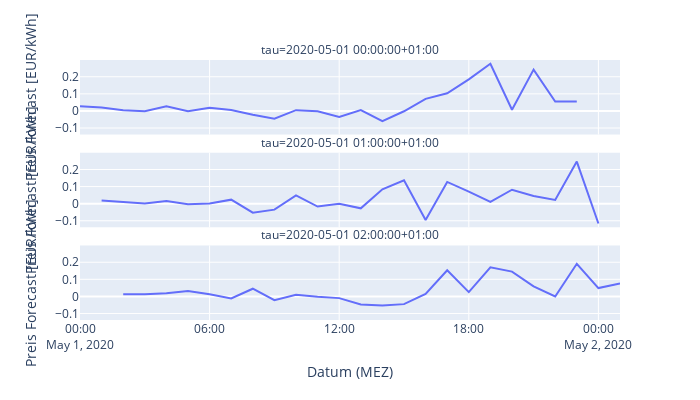

The code cell stored with this chart in its notebook:
### Code cell
import plotly.express as px

px.line(data_frame=tmp, x="Datum (MEZ)", y="Preis Forecast [EUR/kWh]", facet_col="tau", facet_col_wrap=1, width=700, height=400)

### Figure 1 — Plotly figure (JSON) as saved in the notebook; plotly's stock layout.template omitted (floating-point values rounded to 4 significant figures)
{"data": [{"hovertemplate": "tau=2020-05-01 00:00:00+01:00<br>Datum (MEZ)=%{x}<br>Preis Forecast [EUR/kWh]=%{y}<extra></extra>", "legendgroup": "", "line": {"color": "#636efa", "dash": "solid"}, "marker": {"symbol": "circle"}, "mode": "lines", "name": "", "orientation": "v", "showlegend": false, "type": "scatter", "x": ["2020-05-01T00:00:00+01:00", "2020-05-01T01:00:00+01:00", "2020-05-01T02:00:00+01:00", "2020-05-01T03:00:00+01:00", "2020-05-01T04:00:00+01:00", "2020-05-01T05:00:00+01:00", "2020-05-01T06:00:00+01:00", "2020-05-01T07:00:00+01:00", "2020-05-01T08:00:00+01:00", "2020-05-01T09:00:00+01:00", "2020-05-01T10:00:00+01:00", "2020-05-01T11:00:00+01:00", "2020-05-01T12:00:00+01:00", "2020-05-01T13:00:00+01:00", "2020-05-01T14:00:00+01:00", "2020-05-01T15:00:00+01:00", "2020-05-01T16:00:00+01:00", "2020-05-01T17:00:00+01:00", "2020-05-01T18:00:00+01:00", "2020-05-01T19:00:00+01:00", "2020-05-01T20:00:00+01:00", "2020-05-01T21:00:00+01:00", "2020-05-01T22:00:00+01:00", "2020-05-01T23:00:00+01:00"], "xaxis": "x3", "y": [0.02675, 0.02082, 0.004483, -0.001073, 0.02762, -0.001484, 0.01822, 0.004905, -0.0224, -0.04523, 0.004644, -0.002169, -0.03488, 0.005519, -0.05965, -0.001991, 0.07087, 0.1032, 0.1852, 0.2763, 0.007243, 0.2417, 0.05495, 0.05561], "yaxis": "y3"}, {"hovertemplate": "tau=2020-05-01 01:00:00+01:00<br>Datum (MEZ)=%{x}<br>Preis Forecast [EUR/kWh]=%{y}<extra></extra>", "legendgroup": "", "line": {"color": "#636efa", "dash": "solid"}, "marker": {"symbol": "circle"}, "mode": "lines", "name": "", "orientation": "v", "showlegend": false, "type": "scatter", "x": ["2020-05-01T01:00:00+01:00", "2020-05-01T02:00:00+01:00", "2020-05-01T03:00:00+01:00", "2020-05-01T04:00:00+01:00", "2020-05-01T05:00:00+01:00", "2020-05-01T06:00:00+01:00", "2020-05-01T07:00:00+01:00", "2020-05-01T08:00:00+01:00", "2020-05-01T09:00:00+01:00", "2020-05-01T10:00:00+01:00", "2020-05-01T11:00:00+01:00", "2020-05-01T12:00:00+01:00", "2020-05-01T13:00:00+01:00", "2020-05-01T14:00:00+01:00", "2020-05-01T15:00:00+01:00", "2020-05-01T16:00:00+01:00", "2020-05-01T17:00:00+01:00", "2020-05-01T18:00:00+01:00", "2020-05-01T19:00:00+01:00", "2020-05-01T20:00:00+01:00", "2020-05-01T21:00:00+01:00", "2020-05-01T22:00:00+01:00", "2020-05-01T23:00:00+01:00", "2020-05-02T00:00:00+01:00"], "xaxis": "x2", "y": [0.0191, 0.008137, 0.00124, 0.01575, -0.003843, 0.000432, 0.02358, -0.05238, -0.035, 0.048, -0.01685, -0.0003145, -0.02702, 0.08437, 0.1363, -0.09502, 0.1273, 0.07104, 0.0101, 0.08147, 0.04533, 0.02172, 0.2462, -0.1162], "yaxis": "y2"}, {"hovertemplate": "tau=2020-05-01 02:00:00+01:00<br>Datum (MEZ)=%{x}<br>Preis Forecast [EUR/kWh]=%{y}<extra></extra>", "legendgroup": "", "line": {"color": "#636efa", "dash": "solid"}, "marker": {"symbol": "circle"}, "mode": "lines", "name": "", "orientation": "v", "showlegend": false, "type": "scatter", "x": ["2020-05-01T02:00:00+01:00", "2020-05-01T03:00:00+01:00", "2020-05-01T04:00:00+01:00", "2020-05-01T05:00:00+01:00", "2020-05-01T06:00:00+01:00", "2020-05-01T07:00:00+01:00", "2020-05-01T08:00:00+01:00", "2020-05-01T09:00:00+01:00", "2020-05-01T10:00:00+01:00", "2020-05-01T11:00:00+01:00", "2020-05-01T12:00:00+01:00", "2020-05-01T13:00:00+01:00", "2020-05-01T14:00:00+01:00", "2020-05-01T15:00:00+01:00", "2020-05-01T16:00:00+01:00", "2020-05-01T17:00:00+01:00", "2020-05-01T18:00:00+01:00", "2020-05-01T19:00:00+01:00", "2020-05-01T20:00:00+01:00", "2020-05-01T21:00:00+01:00", "2020-05-01T22:00:00+01:00", "2020-05-01T23:00:00+01:00", "2020-05-02T00:00:00+01:00", "2020-05-02T01:00:00+01:00"], "xaxis": "x", "y": [0.01315, 0.01259, 0.01844, 0.03146, 0.01278, -0.01223, 0.04505, -0.02226, 0.009974, -0.002361, -0.01001, -0.04702, -0.05285, -0.04513, 0.01458, 0.1528, 0.02514, 0.1708, 0.1451, 0.05899, -0.0001324, 0.1909, 0.04892, 0.0759], "yaxis": "y"}], "layout": {"annotations": [{"font": {}, "showarrow": false, "text": "tau=2020-05-01 02:00:00+01:00", "x": 0.5, "xanchor": "center", "xref": "paper", "y": 0.2867, "yanchor": "bottom", "yref": "paper"}, {"font": {}, "showarrow": false, "text": "tau=2020-05-01 01:00:00+01:00", "x": 0.5, "xanchor": "center", "xref": "paper", "y": 0.6433, "yanchor": "bottom", "yref": "paper"}, {"font": {}, "showarrow": false, "text": "tau=2020-05-01 00:00:00+01:00", "x": 0.5, "xanchor": "center", "xref": "paper", "y": 1.0, "yanchor": "bottom", "yref": "paper"}], "height": 400, "legend": {"tracegroupgap": 0}, "margin": {"t": 60}, "width": 700, "xaxis": {"anchor": "y", "domain": [0, 1], "title": {"text": "Datum (MEZ)"}}, "xaxis2": {"anchor": "y2", "domain": [0, 1], "matches": "x", "showticklabels": false}, "xaxis3": {"anchor": "y3", "domain": [0, 1], "matches": "x", "showticklabels": false}, "yaxis": {"anchor": "x", "domain": [0, 0.2867], "title": {"text": "Preis Forecast [EUR/kWh]"}}, "yaxis2": {"anchor": "x2", "domain": [0.3567, 0.6433], "matches": "y", "title": {"text": "Preis Forecast [EUR/kWh]"}}, "yaxis3": {"anchor": "x3", "domain": [0.7133, 1.0], "matches": "y", "title": {"text": "Preis Forecast [EUR/kWh]"}}}}
